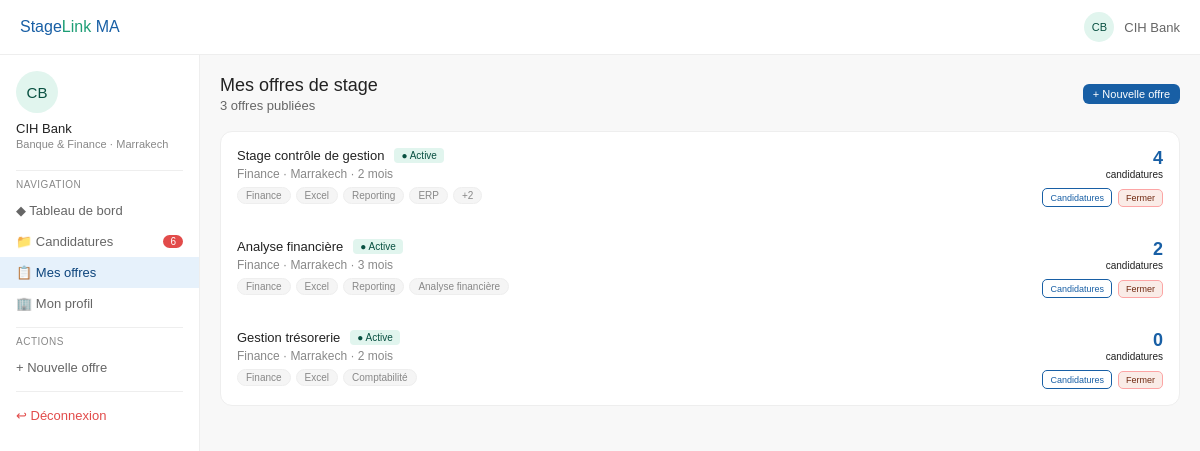
/entreprise/offres (signed in), run on the app's committed database.
### models.py (models this page shows, shortened)
class Entreprise(db.Model):
    __tablename__ = 'entreprise'
    id = db.Column(db.Integer, primary_key=True)
    utilisateur_id = db.Column(db.Integer, db.ForeignKey('utilisateur.id'), nullable=False)
    nom = db.Column(db.String(150), nullable=False)
    secteur = db.Column(db.String(100))
    ville = db.Column(db.String(100))
    taille = db.Column(db.String(20))
    description = db.Column(db.Text)
    rc = db.Column(db.String(100))
    est_verifiee = db.Column(db.Boolean, default=False)
    date_inscription = db.Column(db.Date, default=date.today)
    offres = db.relationship('Offre', backref='entreprise', lazy='dynamic', cascade='all, delete-orphan')
    @property
    def initiales(self):
        words = self.nom.split()
        if len(words) >= 2:
            return (words[0][0] + words[1][0]).upper()
        return self.nom[:3].upper()
    @property
    def nb_candidatures_en_attente(self):
        from sqlalchemy import text
        count = 0
        for offre in self.offres:
            count += offre.candidatures.filter_by(statut='EN_ATTENTE').count()
        return count

class Offre(db.Model):
    __tablename__ = 'offre'
    id = db.Column(db.Integer, primary_key=True)
    entreprise_id = db.Column(db.Integer, db.ForeignKey('entreprise.id'), nullable=False)
    titre = db.Column(db.String(200), nullable=False)
    description = db.Column(db.Text)
    missions = db.Column(db.Text)
    duree = db.Column(db.Integer)
    ville = db.Column(db.String(100))
    filiere_requise = db.Column(db.String(100))
    remuneration = db.Column(db.Integer, nullable=True)
    statut = db.Column(db.String(20), default='ACTIVE')
    date_publication = db.Column(db.Date, default=date.today)
    date_debut = db.Column(db.String(50))
    competences = db.relationship('Competence', secondary=offre_competence, backref='offres')
    candidatures = db.relationship('Candidature', backref='offre', lazy='dynamic', cascade='all, delete-orphan')
    @property
    def active(self):
        return self.statut == 'ACTIVE'
    @property
    def nb_candidatures(self):
        return self.candidatures.count()

class Competence(db.Model):
    __tablename__ = 'competence'
    id = db.Column(db.Integer, primary_key=True)
    nom = db.Column(db.String(100), nullable=False, unique=True)
    categorie = db.Column(db.String(100))

### routes/entreprise.py (the view)
@entreprise_bp.route('/offres')
@entreprise_required
def offres():
    entreprise = current_user.entreprise
    toutes_offres = entreprise.offres.order_by(Offre.date_publication.desc()).all()
    return render_template('entreprise/offres.html',
        entreprise=entreprise,
        offres=toutes_offres)

### models.py (called while the page is built)
    @property
    def is_active(self):
        return self.actif

### routes/entreprise.py (called while the page is built)
def entreprise_required(f):
    @wraps(f)
    def decorated(*args, **kwargs):
        if not current_user.is_authenticated or current_user.role != 'ENTREPRISE':
            abort(403)
        return f(*args, **kwargs)
    return login_required(decorated)

### templates/entreprise/offres.html (shortened to what this page needs)
{% extends 'base.html' %}
{% block body %}
<div class="topbar">
  <div class="logo">Stage<span>Link</span> MA</div>
  <div class="topbar-right">
    <div class="avatar" style="background:var(--green-light);color:var(--green-dark)">{{ entreprise.initiales }}</div>
    <span style="font-size:13px;color:#666">{{ entreprise.nom }}</span>
  </div>
</div>
<div class="body-layout">
  <div class="sidebar">
    <div class="sidebar-profile">
      <div class="avatar avatar-lg" style="background:var(--green-light);color:var(--green-dark);margin-bottom:8px">{{ entreprise.initiales }}</div>
      <div class="sidebar-profile-name">{{ entreprise.nom }}</div>
      <div class="sidebar-profile-sub">{{ entreprise.secteur }} · {{ entreprise.ville }}</div>
    </div>
    <div class="sid-divider"></div>
    <span class="sid-label">Navigation</span>
    <a href="{{ url_for('entreprise.dashboard') }}" class="sid-item">◆ Tableau de bord</a>
    <a href="{{ url_for('entreprise.candidatures') }}" class="sid-item">📁 Candidatures <span class="sid-badge sid-badge-red">{{ entreprise.nb_candidatures_en_attente }}</span></a>
    <a href="{{ url_for('entreprise.offres') }}" class="sid-item active">📋 Mes offres</a>
    <a href="{{ url_for('entreprise.profil') }}" class="sid-item">🏢 Mon profil</a>
    <div class="sid-divider"></div>
    <span class="sid-label">Actions</span>
    <a href="{{ url_for('entreprise.nouvelle_offre') }}" class="sid-item">+ Nouvelle offre</a>
    <div class="sid-divider"></div>
    <a href="{{ url_for('auth.logout') }}" class="sid-item" style="color:var(--red)">↩ Déconnexion</a>
  </div>
  <div class="main">
    <div style="margin-bottom:18px;display:flex;align-items:center;justify-content:space-between">
      <div>
        <h2 style="font-size:18px;font-weight:500">Mes offres de stage</h2>
        <p style="font-size:13px;color:#666;margin-top:2px">{{ offres|length }} offre{{ 's' if offres|length != 1 }} publiée{{ 's' if offres|length != 1 }}</p>
      </div>
      <a href="{{ url_for('entreprise.nouvelle_offre') }}" class="btn btn-primary btn-sm">+ Nouvelle offre</a>
    </div>
    {% if offres %}
    <div class="card" style="padding:0;overflow:hidden">
      {% for offre in offres %}
      <div style="padding:16px;border-bottom:1px solid var(--border);{% if loop.last %}border-bottom:none{% endif %}">
        <div style="display:flex;align-items:flex-start;gap:12px">
          <div style="flex:1;min-width:0">
            <div style="display:flex;align-items:center;gap:10px;margin-bottom:4px;flex-wrap:wrap">
              <div style="font-size:13px;font-weight:500">{{ offre.titre }}</div>
              {% if offre.active %}
              <span style="font-size:10px;background:var(--green-light);color:var(--green-dark);padding:2px 7px;border-radius:4px">● Active</span>
              {% else %}
              <span style="font-size:10px;background:var(--gray-100);color:var(--gray-500);padding:2px 7px;border-radius:4px">● Fermée</span>
              {% endif %}
            </div>
            <div style="font-size:12px;color:var(--gray-500);margin-bottom:6px">
              {{ offre.filiere_requise }} · {{ offre.ville }} · {{ offre.duree }} mois
            </div>
            <div class="tags">
              {% for c in offre.competences[:4] %}
              <span class="tag">{{ c.nom }}</span>
              {% endfor %}
              {% if offre.competences|length > 4 %}
              <span class="tag">+{{ offre.competences|length - 4 }}</span>
              {% endif %}
            </div>
          </div>
          <div style="text-align:right;flex-shrink:0">
            <div style="font-size:18px;font-weight:600;color:var(--primary)">{{ offre.nb_candidatures }}</div>
            <div style="font-size:10px;color:var(--gray-400)">candidature{{ 's' if offre.nb_candidatures != 1 }}</div>
            <div style="margin-top:8px;display:flex;gap:6px;justify-content:flex-end">
              <a href="{{ url_for('entreprise.candidatures') }}?offre_id={{ offre.id }}" class="btn btn-secondary btn-xs">Candidatures</a>
              {% if offre.active %}
              <form method="POST" action="{{ url_for('entreprise.fermer_offre', offre_id=offre.id) }}" style="display:inline" onsubmit="return confirm('Fermer cette offre ?')">
                <button type="submit" class="btn btn-xs" style="background:var(--red-light);color:var(--red-dark);border:1px solid #FCA5A5">Fermer</button>
              </form>
              {% endif %}
            </div>
          </div>
        </div>
      </div>
      {% endfor %}
    </div>
    {% endif %}
  </div>
</div>
{% endblock %}

### static/css/style.css (style rules this page uses)
:root { --primary: #185FA5; --primary-light: #E6F1FB; --primary-dark: #0C447C; --green: #1D9E75; --green-light: #E1F5EE; --green-dark: #085041; --green-btn: #0F6E56; --orange: #BA7517; --orange-light: #FAEEDA; --orange-dark: #633806; --red: #E24B4A; --red-light: #FAECE7; --red-dark: #712B13; --red-mid: #993C1D; --gray-50: #f9f9f9; --gray-100: #f5f5f5; --gray-200: #eee; --gray-300: #ddd; --gray-500: #888; --gray-800: #222; --white: #fff; --border: 1px solid #eee; --radius-sm: 6px; --radius-md: 8px; --radius-lg: 12px; --radius-pill: 20px; }
* { box-sizing: border-box; margin: 0; padding: 0; }
body { font-family: Arial, sans-serif; color: var(--gray-800); background: var(--gray-50); font-size: 14px; }
a { text-decoration: none; color: inherit; }
.topbar { display: flex; align-items: center; justify-content: space-between; padding: 12px 20px; border-bottom: var(--border); background: var(--white); position: sticky; top: 0; z-index: 100; }
.logo { font-size: 16px; font-weight: 500; color: var(--primary); }
.logo span { color: var(--green); }
.topbar-right { display: flex; align-items: center; gap: 10px; }
.avatar { width: 30px; height: 30px; border-radius: 50%; display: flex; align-items: center; justify-content: center; font-size: 11px; font-weight: 500; background: var(--primary-light); color: var(--primary-dark); flex-shrink: 0; }
.avatar-lg { width: 42px; height: 42px; font-size: 15px; }
.body-layout { display: flex; min-height: calc(100vh - 57px); }
.sidebar { width: 200px; border-right: var(--border); padding: 16px 0; flex-shrink: 0; background: var(--white); }
.sidebar-profile { padding: 0 16px 12px; }
.sidebar-profile-name { font-size: 13px; font-weight: 500; margin-bottom: 2px; }
.sidebar-profile-sub { font-size: 11px; color: var(--gray-500); }
.sid-divider { height: 1px; background: var(--gray-200); margin: 8px 16px; }
.sid-label { font-size: 10px; font-weight: 500; color: var(--gray-500); padding: 0 16px; margin-bottom: 5px; text-transform: uppercase; letter-spacing: .5px; display: block; }
.sid-item { display: flex; align-items: center; gap: 9px; padding: 8px 16px; font-size: 13px; color: #666; cursor: pointer; text-decoration: none; }
.sid-item.active { background: var(--primary-light); color: var(--primary-dark); font-weight: 500; }
.sid-badge { margin-left: auto; font-size: 10px; background: var(--primary); color: white; border-radius: 10px; padding: 1px 7px; }
.sid-badge-red { background: var(--red); }
.main { flex: 1; padding: 20px; background: #f8f8f8; overflow: auto; }
.card { background: var(--white); border-radius: var(--radius-lg); border: var(--border); padding: 14px; margin-bottom: 12px; }
.card:last-child { margin-bottom: 0; }
.tags { display: flex; flex-wrap: wrap; gap: 5px; }
.tag { font-size: 10px; padding: 2px 8px; border-radius: 10px; background: var(--gray-100); color: var(--gray-500); border: 1px solid var(--gray-200); }
.btn { border: none; border-radius: var(--radius-md); cursor: pointer; font-family: Arial, sans-serif; font-weight: 500; display: inline-flex; align-items: center; gap: 5px; transition: opacity .15s; }
.btn-primary { background: var(--primary); color: white; padding: 8px 18px; font-size: 13px; }
.btn-secondary { background: transparent; color: var(--primary); border: 1px solid var(--primary); padding: 8px 18px; font-size: 13px; }
.btn-sm { padding: 4px 10px; font-size: 11px; border-radius: var(--radius-sm); }
.btn-xs { padding: 3px 7px; font-size: 9px; border-radius: 5px; }

### data on the page
Entreprise: initiales "CB", nom "CIH Bank", secteur "Banque & Finance", ville "Marrakech"
Offre: titre "Stage contrôle de gestion", statut "● Active", filiere_requise "Finance", ville "Marrakech", duree "2", competences|length "2", nb_candidatures "4", nb_candidatures "s"
Competence: nom "Finance"
Competence: nom "Excel"
Competence: nom "Reporting"
Competence: nom "ERP"
Offre: titre "Analyse financière", statut "● Active", filiere_requise "Finance", ville "Marrakech", duree "3", nb_candidatures "2", nb_candidatures "s"
Competence: nom "Analyse financière"
Offre: titre "Gestion trésorerie", statut "● Active", filiere_requise "Finance", ville "Marrakech", duree "2", nb_candidatures "0", nb_candidatures "s"
Competence: nom "Comptabilité"

### other printed values
{{ entreprise.nb_candidatures_en_attente }} "6"
{{ offres|length }} "3"
{{ 's' if offres|length != 1 }} "s"
